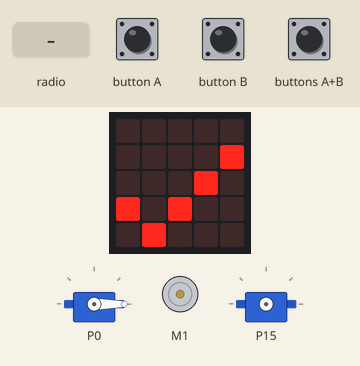
Bench run of a program on a simulated BBC micro:bit (MakeCode). Parts: the board's 5×5 LED display, 2 × servo, DC motor (green arrow = forward, orange = backward, longer = faster). The inputs (shaded band) are chosen by the test bench.

Above: at 5.8 s.
5.9 s: buttons A+B pressed for 0.15 s
At 6.5 s:
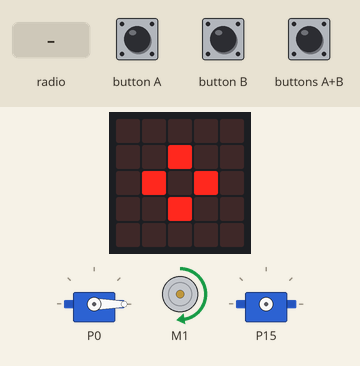
6.6 s: button A pressed for 0.15 s
At 7.15 s:
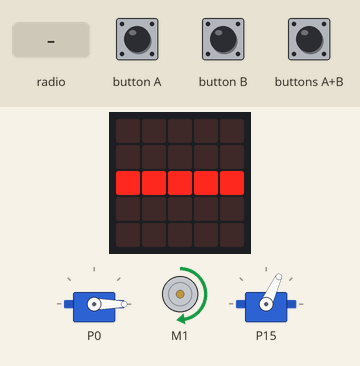
7.3 s: button B pressed for 0.15 s
8.0 s: radio message "A" arrives
At 9.7 s:
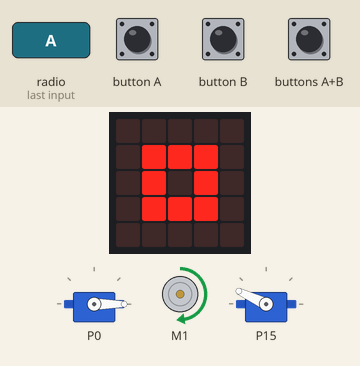
9.9 s: button A pressed for 0.15 s
At 10.15 s:
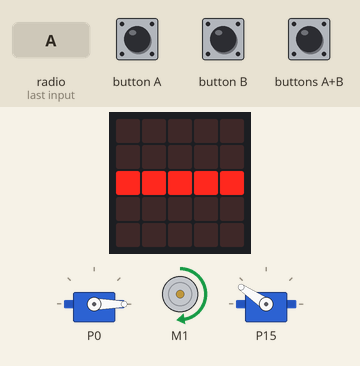
10.6 s: radio message "B" arrives
At 17.4 s:
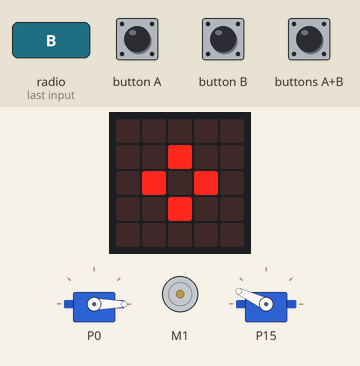
Timing chart, 0 to 17.7 s (numbered marks = the images above; inputs shaded):
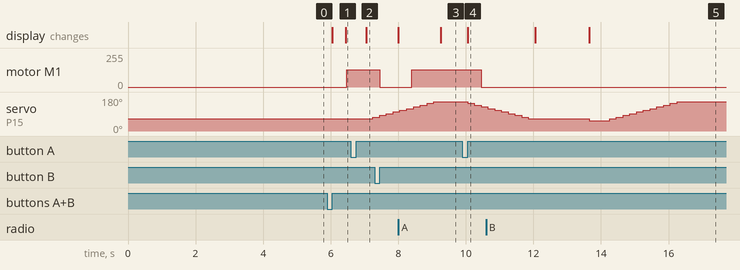

The program:

main.ts
```typescript
function schalte () {
    schritt = (wink_links - wink_rechts) / 10
    if (lauf_b) {
        faktor = 1
        startwinkel = wink_rechts
    } else {
        faktor = -1
        startwinkel = wink_links
    }
    for (let Index = 0; Index <= 10; Index++) {
        w = schritt * Index * faktor
        pins.servoWritePin(AnalogPin.P15, startwinkel + w)
        basic.pause(200)
    }
    if (faktor == -1) {
        basic.showIcon(IconNames.Heart)
        basic.pause(1000)
        pins.servoWritePin(AnalogPin.P15, wink_rechts - 10)
    }
}
input.onButtonPressed(Button.A, function () {
    lauf_a = !(lauf_a)
    if (lauf_a) {
        basic.showLeds(`
            . . # . .
            . # . # .
            # . . . #
            . . . . .
            . . . . .
            `)
        kitronik_motor_driver.motorOn(kitronik_motor_driver.Motors.Motor1, kitronik_motor_driver.MotorDirection.Forward, 50)
    } else {
        basic.showLeds(`
            . . . . .
            . . . . .
            # # # # #
            . . . . .
            . . . . .
            `)
        kitronik_motor_driver.motorOff(kitronik_motor_driver.Motors.Motor1)
    }
})
function init () {
    radio.setGroup(54)
    basic.showIcon(IconNames.Yes)
    lauf_a = false
    lauf_b = false
    wink_rechts = 65
    wink_links = 155
}
function test () {
    for (let index = 0; index < 4; index++) {
        basic.pause(500)
        pins.servoWritePin(0, wink_1)
basic.pause(500)
        pins.servoWritePin(0, wink_0)
    }
}
input.onButtonPressed(Button.B, function () {
    lauf_b = !(lauf_b)
    if (lauf_b) {
        basic.showIcon(IconNames.SmallDiamond)
    } else {
        basic.showIcon(IconNames.SmallSquare)
    }
    schalte()
})
radio.onReceivedStringDeprecated(function (receivedString) {
    if (receivedString == "A") {
        control.raiseEvent(
        EventBusSource.MICROBIT_ID_BUTTON_A,
        EventBusValue.MICROBIT_BUTTON_EVT_CLICK
        )
    } else if (receivedString == "B") {
        control.raiseEvent(
        EventBusSource.MICROBIT_ID_BUTTON_B,
        EventBusValue.MICROBIT_BUTTON_EVT_CLICK
        )
    } else {
        control.raiseEvent(
        EventBusSource.MICROBIT_ID_BUTTON_AB,
        EventBusValue.MICROBIT_BUTTON_EVT_CLICK
        )
    }
})
let lauf_a = false
let w = 0
let startwinkel = 0
let faktor = 0
let lauf_b = false
let wink_rechts = 0
let wink_links = 0
let schritt = 0
let wink_0 = 0
let wink_1 = 0
init()
test()
```

test.ts
```typescript
// Hier kann man Tests durchführen; diese Datei wird nicht kompiliert, wenn dieses Paket als Erweiterung verwendet wird.
```

Measured:
- after the input at 5.9 s, motor M1: stopped → forward 128/255 after 0.57 s; the display: first changes after 0.15 s (image 1 shows a later state)
- after the input at 6.6 s, the display: changes after 0.45 s (image 2)
- after the input at 8.0 s, motor M1: stopped → forward 128/255 after 0.40 s; the display: first changes at once (image 3 shows a later state)
- after the input at 9.9 s, motor M1: forward 128/255 → stopped after 0.55 s; the display: changes after 0.15 s (image 4)
- after the input at 10.6 s, the display: first differs from a run without the input after 3.1 s (image 5)
